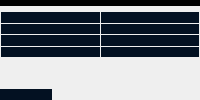
             <widget class="QWidget" name="settings">
              <property name="sizePolicy">
               <sizepolicy hsizetype="Preferred" vsizetype="Preferred">
                <horstretch>152</horstretch>
                <verstretch>0</verstretch>
               </sizepolicy>
              </property>
              <layout class="QVBoxLayout" name="verticalLayout_14">
               <property name="spacing">
                <number>0</number>
               </property>
               <property name="leftMargin">
                <number>0</number>
               </property>
               <property name="topMargin">
                <number>0</number>
               </property>
               <property name="rightMargin">
                <number>0</number>
               </property>
               <property name="bottomMargin">
                <number>0</number>
               </property>
               <item>
                <widget class="dmiLabel" name="settingsTitel" native="true">
                 <property name="sizePolicy">
                  <sizepolicy hsizetype="Preferred" vsizetype="Preferred">
                   <horstretch>0</horstretch>
                   <verstretch>25</verstretch>
                  </sizepolicy>
                 </property>
                 <property name="styleSheet">
                  <string notr="true">background:rgb(0,0,0)
</string>
                 </property>
                </widget>
               </item>
               <item>
                <widget class="QWidget" name="settingsDummy1" native="true">
                 <property name="sizePolicy">
                  <sizepolicy hsizetype="Preferred" vsizetype="Preferred">
                   <horstretch>0</horstretch>
                   <verstretch>25</verstretch>
                  </sizepolicy>
                 </property>
                </widget>
               </item>
               <item>
                <widget class="QWidget" name="SettingsButtonsHolder" native="true">
                 <property name="sizePolicy">
                  <sizepolicy hsizetype="Preferred" vsizetype="Preferred">
                   <horstretch>0</horstretch>
                   <verstretch>209</verstretch>
                  </sizepolicy>
                 </property>
                 <property name="styleSheet">
                  <string notr="true"/>
                 </property>
                 <layout class="QGridLayout" name="gridLayout">
                  <property name="leftMargin">
                   <number>1</number>
                  </property>
                  <property name="topMargin">
                   <number>1</number>
                  </property>
                  <property name="rightMargin">
                   <number>1</number>
                  </property>
                  <property name="bottomMargin">
                   <number>1</number>
                  </property>
                  <property name="spacing">
                   <number>1</number>
                  </property>
                  <item row="0" column="0">
                   <widget class="dmiLabel" name="settingsBtn1" native="true">
                    <property name="sizePolicy">
                     <sizepolicy hsizetype="Preferred" vsizetype="Preferred">
                      <horstretch>0</horstretch>
                      <verstretch>0</verstretch>
                     </sizepolicy>
                    </property>
                    <property name="styleSheet">
                     <string notr="true">background:rgb(3,17,34)
</string>
                    </property>
                   </widget>
                  </item>
                  <item row="0" column="1">
                   <widget class="dmiLabel" name="settingsBtn2" native="true">
                    <property name="sizePolicy">
                     <sizepolicy hsizetype="Preferred" vsizetype="Preferred">
                      <horstretch>0</horstretch>
                      <verstretch>0</verstretch>
                     </sizepolicy>
                    </property>
                    <property name="styleSheet">
                     <string notr="true">background:rgb(3,17,34)
</string>
                    </property>
                   </widget>
                  </item>
                  <item row="1" column="0">
                   <widget class="dmiLabel" name="settingsBtn3" native="true">
                    <property name="sizePolicy">
                     <sizepolicy hsizetype="Preferred" vsizetype="Preferred">
                      <horstretch>0</horstretch>
                      <verstretch>0</verstretch>
                     </sizepolicy>
                    </property>
                    <property name="styleSheet">
                     <string notr="true">background:rgb(3,17,34)
</string>
                    </property>
                   </widget>
                  </item>
                  <item row="1" column="1">
                   <widget class="dmiLabel" name="settingsBtn4" native="true">
                    <property name="sizePolicy">
                     <sizepolicy hsizetype="Preferred" vsizetype="Preferred">
                      <horstretch>0</horstretch>
                      <verstretch>0</verstretch>
                     </sizepolicy>
                    </property>
                    <property name="styleSheet">
                     <string notr="true">background:rgb(3,17,34)
</string>
                    </property>
                   </widget>
                  </item>
                  <item row="2" column="0">
                   <widget class="dmiLabel" name="settingsBtn5" native="true">
                    <property name="sizePolicy">
                     <sizepolicy hsizetype="Preferred" vsizetype="Preferred">
                      <horstretch>0</horstretch>
                      <verstretch>0</verstretch>
                     </sizepolicy>
                    </property>
                    <property name="styleSheet">
                     <string notr="true">background:rgb(3,17,34)
</string>
                    </property>
                   </widget>
                  </item>
                  <item row="2" column="1">
                   <widget class="dmiLabel" name="settingsBtn6" native="true">
                    <property name="sizePolicy">
                     <sizepolicy hsizetype="Preferred" vsizetype="Preferred">
                      <horstretch>0</horstretch>
                      <verstretch>0</verstretch>
                     </sizepolicy>
                    </property>
                    <property name="styleSheet">
                     <string notr="true">background:rgb(3,17,34)
</string>
                    </property>
                   </widget>
                  </item>
                  <item row="3" column="0">
                   <widget class="dmiLabel" name="settingsBtn7" native="true">
                    <property name="sizePolicy">
                     <sizepolicy hsizetype="Preferred" vsizetype="Preferred">
                      <horstretch>0</horstretch>
                      <verstretch>0</verstretch>
                     </sizepolicy>
                    </property>
                    <property name="styleSheet">
                     <string notr="true">background:rgb(3,17,34)
</string>
                    </property>
                   </widget>
                  </item>
                  <item row="3" column="1">
                   <widget class="dmiLabel" name="settingsBtn8" native="true">
                    <property name="sizePolicy">
                     <sizepolicy hsizetype="Preferred" vsizetype="Preferred">
                      <horstretch>0</horstretch>
                      <verstretch>0</verstretch>
                     </sizepolicy>
                    </property>
                    <property name="styleSheet">
                     <string notr="true">background:rgb(3,17,34)
</string>
                    </property>
                   </widget>
                  </item>
                 </layout>
                </widget>
               </item>
               <item>
                <widget class="QWidget" name="settingsDummy2" native="true">
                 <property name="sizePolicy">
                  <sizepolicy hsizetype="Preferred" vsizetype="Preferred">
                   <horstretch>0</horstretch>
                   <verstretch>141</verstretch>
                  </sizepolicy>
                 </property>
                </widget>
               </item>
               <item>
                <widget class="QWidget" name="settingsCloseHolder" native="true">
                 <property name="sizePolicy">
                  <sizepolicy hsizetype="Preferred" vsizetype="Preferred">
                   <horstretch>0</horstretch>
                   <verstretch>50</verstretch>
                  </sizepolicy>
                 </property>
                 <property name="styleSheet">
                  <string notr="true"/>
                 </property>
                 <layout class="QHBoxLayout" name="horizontalLayout_13">
                  <property name="spacing">
                   <number>0</number>
                  </property>
                  <property name="leftMargin">
                   <number>0</number>
                  </property>
                  <property name="topMargin">
                   <number>0</number>
                  </property>
                  <property name="rightMargin">
                   <number>0</number>
                  </property>
                  <property name="bottomMargin">
                   <number>0</number>
                  </property>
                  <item>
                   <widget class="dmiLabel" name="settingsClose" native="true">
                    <property name="sizePolicy">
                     <sizepolicy hsizetype="Preferred" vsizetype="Preferred">
                      <horstretch>80</horstretch>
                      <verstretch>0</verstretch>
                     </sizepolicy>
                    </property>
                    <property name="styleSheet">
                     <string notr="true">background:rgb(3,17,34)
</string>
                    </property>
                   </widget>
                  </item>
                  <item>
                   <widget class="QWidget" name="settingsCloseDummy" native="true">
                    <property name="sizePolicy">
                     <sizepolicy hsizetype="Preferred" vsizetype="Preferred">
                      <horstretch>225</horstretch>
                      <verstretch>0</verstretch>
                     </sizepolicy>
                    </property>
                    <property name="styleSheet">
                     <string notr="true"/>
                    </property>
                   </widget>
                  </item>
                 </layout>
                </widget>
               </item>
              </layout>
             </widget>
